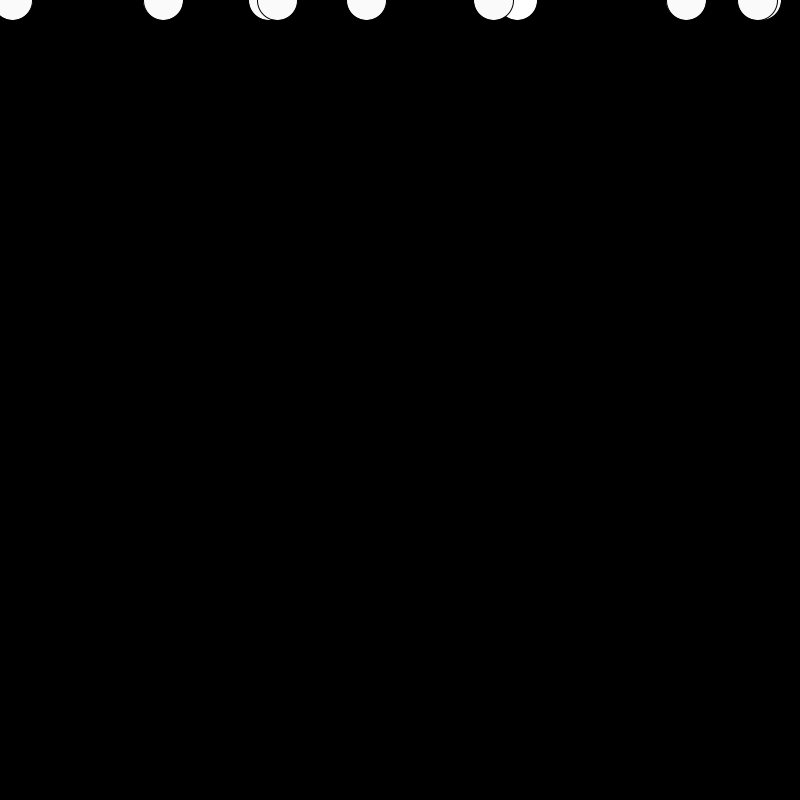
Frame 1 (no input)
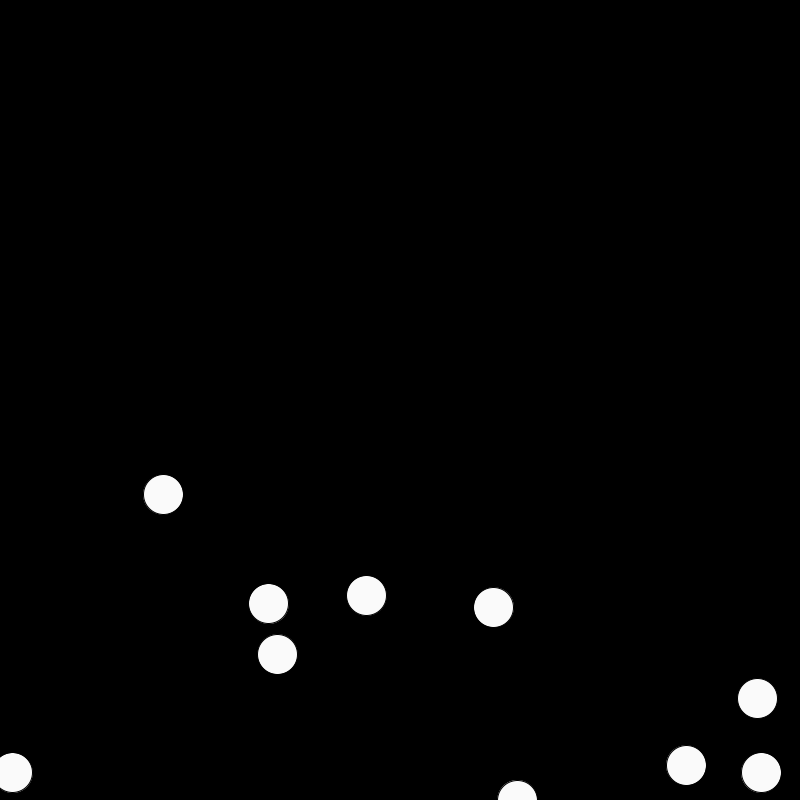
Frame 60 (the mouse pressed at the canvas centre just before this capture)
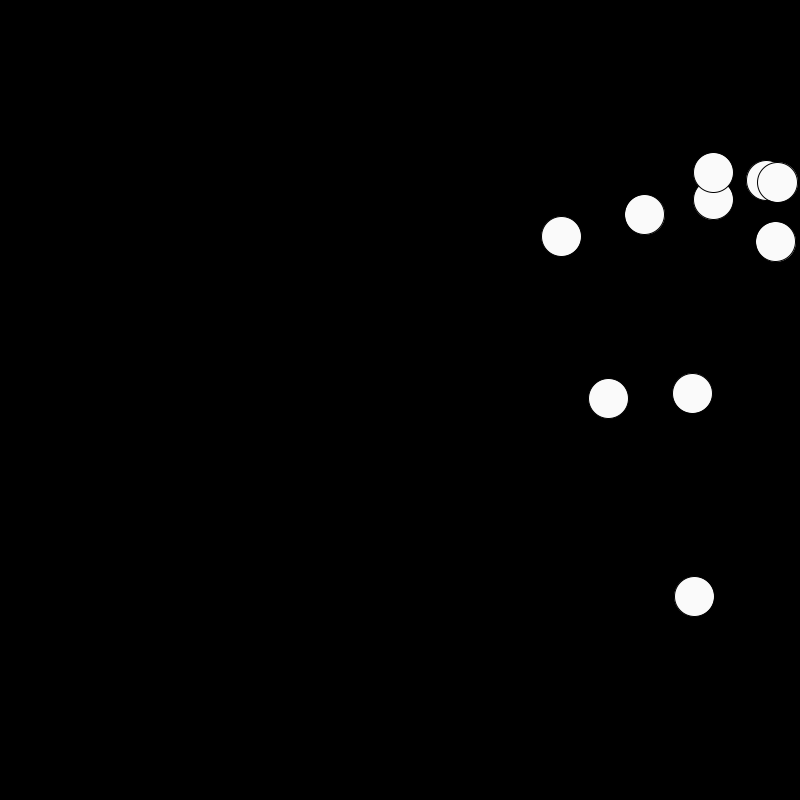
Frame 120 (the mouse held since frame 60 and released just before this capture)

The Processing sketch that drew these frames (run headless with seeded random() and noise(); from frame 60 on, the mouse is pressed at the canvas centre):

// Processing sketch: processing_115145
// ── processing_115145.pde

Mover m;
PVector wind;
PVector gravity;
PVector friction;
Mover[] movers = new Mover[10];
float coefficient = .5;

void setup() {
  size(800, 800);
  wind = new PVector(2.5, 0);
  gravity = new PVector(0, 4);
  // Fill the movers array
  for (int i = 0; i < movers.length; i++) {
    movers[i] = new Mover(random(0, width), 0, random(5, 15));
  }
}

void draw() {
    background(0);

    // Draw the array of movers
  for (int i = 0; i < movers.length; i++) {
    float moverMass = movers[i].mass;

    // Make a copy of velocity and assign it to friction.
    PVector friction = movers[i].velocity.get();
    friction.mult(-1);
    friction.normalize();
    friction.mult(coefficient);

    m = movers[i];
    m.update();
    m.checkEdges();
    m.applyForce(gravity);
    m.applyForce(friction);
    m.display();
  }


    // On click, make a gust of wind.
  if (mousePressed) {
    for (int i = 0; i < movers.length; i++) {
      m = movers[i];
      m.applyForce(wind);
    }
  }

}

class Mover {
  PVector location;
  PVector velocity;
  PVector acceleration;
  float mass;


  Mover(float _x, float _y, float _mass) {
    mass = _mass;
    location = new PVector(_x, _y);
    velocity = new PVector(0, 0);
    acceleration = new PVector(0, 0);
  }

  void display() {
    ellipse(location.x, location.y, 40, 40);
    fill(250);
  }

  void update() {
    float topspeed = 50;
    velocity.add(acceleration);
    location.add(velocity);
    // Reset acceleration, ready to recieve new forces.
    acceleration.mult(0);
  }

  // Adds a PVector to acceleration to apply a force
  // Important to add and not replace so we don't mess up other forces
  // eg. make sure forces are accumulate.
  void applyForce(PVector force) {
    PVector f = PVector.div(force, mass);
    acceleration.add(f);
  }

  void checkEdges() {
    if (location.x > width) {
      location.x = width;
      velocity.x *= -1;
    }

     if (location.x < 0) {
      location.x = 0;
      velocity.x *= -1;
    }

    if (location.y > height) {
      location.y = height;
      velocity.y *= -1;
    }
  }
}
